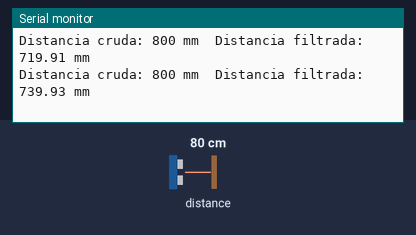
Recording of a sketch running on a simulated Arduino Uno, built with avr-gcc and run on an emulated ATmega328P. On the bench: the last lines printed to the serial monitor. The test bench sets the inputs (shaded band); at power-on: distance to the obstacle 80 cm.

Above: at 1.2 s.
1.3 s: distance to the obstacle set to 2 cm
At 1.36 s:
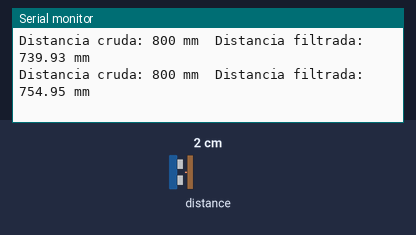
2.8 s: distance to the obstacle set to 18 cm
At 2.84 s:
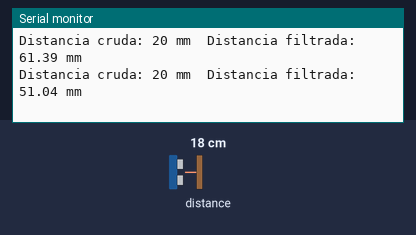
5.8 s: distance to the obstacle set to 4 cm
At 5.92 s:
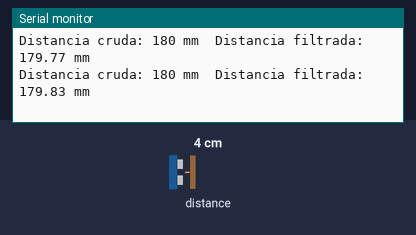
Timing chart, 0 to 8.8 s (numbered marks = the images above; inputs shaded):
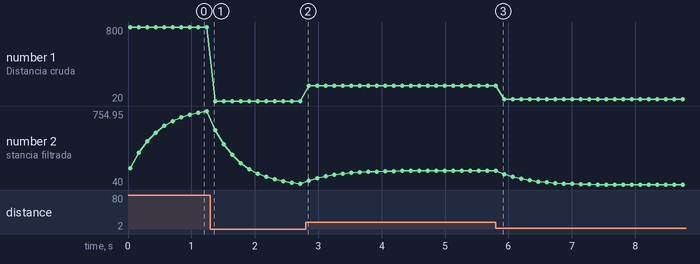

The sketch:

interferometria_1.ino
```cpp
//Se declaran las librerias que nos ayudan a la comunicacion y obtencion de datos del sensor y la comunicacion I2C
#include <Wire.h>
#include <VL53L0X.h>
// Se abre la comunicacion con el sensor
VL53L0X sensor;

// Se establecen arámetros del filtro EMA
float alpha = 0.25;  // Factor de suavizado en este caso 25
float filteredDistance = 0;  // Valor filtrado inicial


void setup() {
  //se inicia la comunacion serial
  Serial.begin(9600);
  //se inicia la comunacion I2C
  Wire.begin();

//declaraciones para el posterior inicializado del sensor
  sensor.init();
  sensor.setTimeout(500);

  // Iniciar el sensor
  if (!sensor.init()) {
    Serial.println("Error al iniciar el sensor VL53L0X!");
    while (1) {}
  }

  // Configurar la medición continua
  sensor.startContinuous();
}

void loop() {
  // Leer la distancia del sensor
  int distance = sensor.readRangeContinuousMillimeters();

  // Aplicar el filtro EMA
  filteredDistance = alpha * distance + (1 - alpha) * filteredDistance;

  //Mostrar los valores en el monitor serial
  Serial.print("Distancia cruda: ");
  Serial.print(distance);
  Serial.print(" mm\t");
  Serial.print("Distancia filtrada: ");
  Serial.print(filteredDistance);
  Serial.println(" mm");

 // se agrega un delay para una mejor lectura de datos
  delay(100);
}
```

Measured:
- plotted number 1: 800 → 20 after the input at 1.3 s, 20 → 180 after the input at 2.8 s, 180 → 40 after the input at 5.8 s
- plotted number 2: 754.95 → 51.04 after the input at 1.3 s, 51.04 → 179.83 after the input at 2.8 s, 179.83 → 40 after the input at 5.8 s
